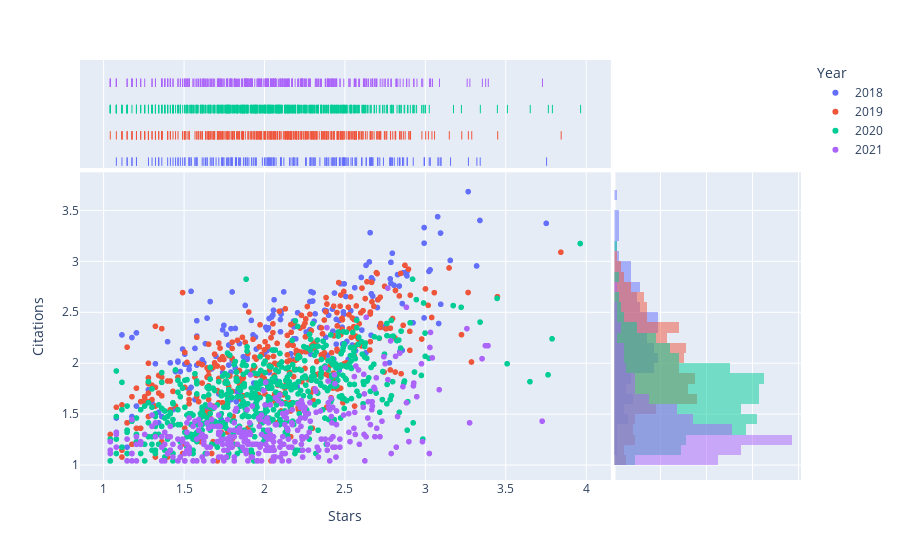

Notebook cell for this chart:
### Code cell
fig = px.scatter(df_all, x='Stars', y='Citations', color='Year', marginal_x="rug", marginal_y="histogram")
fig.show()

### Figure 1 — Plotly figure (JSON) as saved in the notebook; plotly's stock layout.template omitted (floating-point values rounded to 4 significant figures; data arrays with more than 128 entries replaced by an {"elided": "..."} marker saying what was removed)
{"data": [{"hovertemplate": "Year=2018<br>Stars=%{x}<br>Citations=%{y}<extra></extra>", "legendgroup": "2018", "marker": {"color": "#636efa", "symbol": "circle"}, "mode": "markers", "name": "2018", "showlegend": true, "type": "scattergl", "x": {"elided": "194 float values"}, "xaxis": "x", "y": {"elided": "194 float values"}, "yaxis": "y"}, {"alignmentgroup": "True", "boxpoints": "all", "fillcolor": "rgba(255,255,255,0)", "hoveron": "points", "hovertemplate": "Year=2018<br>Stars=%{x}<extra></extra>", "jitter": 0, "legendgroup": "2018", "line": {"color": "rgba(255,255,255,0)"}, "marker": {"color": "#636efa", "symbol": "line-ns-open"}, "name": "2018", "offsetgroup": "2018", "showlegend": false, "type": "box", "x": {"elided": "194 float values"}, "xaxis": "x3", "yaxis": "y3"}, {"alignmentgroup": "True", "bingroup": "y", "hovertemplate": "Year=2018<br>Citations=%{y}<br>count=%{x}<extra></extra>", "legendgroup": "2018", "marker": {"color": "#636efa"}, "name": "2018", "offsetgroup": "2018", "opacity": 0.5, "showlegend": false, "type": "histogram", "xaxis": "x2", "y": {"elided": "194 float values"}, "yaxis": "y2"}, {"hovertemplate": "Year=2019<br>Stars=%{x}<br>Citations=%{y}<extra></extra>", "legendgroup": "2019", "marker": {"color": "#EF553B", "symbol": "circle"}, "mode": "markers", "name": "2019", "showlegend": true, "type": "scattergl", "x": {"elided": "352 float values"}, "xaxis": "x", "y": {"elided": "352 float values"}, "yaxis": "y"}, {"alignmentgroup": "True", "boxpoints": "all", "fillcolor": "rgba(255,255,255,0)", "hoveron": "points", "hovertemplate": "Year=2019<br>Stars=%{x}<extra></extra>", "jitter": 0, "legendgroup": "2019", "line": {"color": "rgba(255,255,255,0)"}, "marker": {"color": "#EF553B", "symbol": "line-ns-open"}, "name": "2019", "offsetgroup": "2019", "showlegend": false, "type": "box", "x": {"elided": "352 float values"}, "xaxis": "x3", "yaxis": "y3"}, {"alignmentgroup": "True", "bingroup": "y", "hovertemplate": "Year=2019<br>Citations=%{y}<br>count=%{x}<extra></extra>", "legendgroup": "2019", "marker": {"color": "#EF553B"}, "name": "2019", "offsetgroup": "2019", "opacity": 0.5, "showlegend": false, "type": "histogram", "xaxis": "x2", "y": {"elided": "352 float values"}, "yaxis": "y2"}, {"hovertemplate": "Year=2020<br>Stars=%{x}<br>Citations=%{y}<extra></extra>", "legendgroup": "2020", "marker": {"color": "#00cc96", "symbol": "circle"}, "mode": "markers", "name": "2020", "showlegend": true, "type": "scattergl", "x": {"elided": "576 float values"}, "xaxis": "x", "y": {"elided": "576 float values"}, "yaxis": "y"}, {"alignmentgroup": "True", "boxpoints": "all", "fillcolor": "rgba(255,255,255,0)", "hoveron": "points", "hovertemplate": "Year=2020<br>Stars=%{x}<extra></extra>", "jitter": 0, "legendgroup": "2020", "line": {"color": "rgba(255,255,255,0)"}, "marker": {"color": "#00cc96", "symbol": "line-ns-open"}, "name": "2020", "offsetgroup": "2020", "showlegend": false, "type": "box", "x": {"elided": "576 float values"}, "xaxis": "x3", "yaxis": "y3"}, {"alignmentgroup": "True", "bingroup": "y", "hovertemplate": "Year=2020<br>Citations=%{y}<br>count=%{x}<extra></extra>", "legendgroup": "2020", "marker": {"color": "#00cc96"}, "name": "2020", "offsetgroup": "2020", "opacity": 0.5, "showlegend": false, "type": "histogram", "xaxis": "x2", "y": {"elided": "576 float values"}, "yaxis": "y2"}, {"hovertemplate": "Year=2021<br>Stars=%{x}<br>Citations=%{y}<extra></extra>", "legendgroup": "2021", "marker": {"color": "#ab63fa", "symbol": "circle"}, "mode": "markers", "name": "2021", "showlegend": true, "type": "scattergl", "x": {"elided": "342 float values"}, "xaxis": "x", "y": {"elided": "342 float values"}, "yaxis": "y"}, {"alignmentgroup": "True", "boxpoints": "all", "fillcolor": "rgba(255,255,255,0)", "hoveron": "points", "hovertemplate": "Year=2021<br>Stars=%{x}<extra></extra>", "jitter": 0, "legendgroup": "2021", "line": {"color": "rgba(255,255,255,0)"}, "marker": {"color": "#ab63fa", "symbol": "line-ns-open"}, "name": "2021", "offsetgroup": "2021", "showlegend": false, "type": "box", "x": {"elided": "342 float values"}, "xaxis": "x3", "yaxis": "y3"}, {"alignmentgroup": "True", "bingroup": "y", "hovertemplate": "Year=2021<br>Citations=%{y}<br>count=%{x}<extra></extra>", "legendgroup": "2021", "marker": {"color": "#ab63fa"}, "name": "2021", "offsetgroup": "2021", "opacity": 0.5, "showlegend": false, "type": "histogram", "xaxis": "x2", "y": {"elided": "342 float values"}, "yaxis": "y2"}], "layout": {"barmode": "overlay", "legend": {"title": {"text": "Year"}, "tracegroupgap": 0}, "margin": {"t": 60}, "xaxis": {"anchor": "y", "domain": [0, 0.7363], "title": {"text": "Stars"}}, "xaxis2": {"anchor": "y2", "domain": [0.7413, 1], "matches": "x2", "showgrid": true, "showline": false, "showticklabels": false, "ticks": ""}, "xaxis3": {"anchor": "y3", "domain": [0, 0.7363], "matches": "x", "showgrid": true, "showticklabels": false}, "xaxis4": {"anchor": "y4", "domain": [0.7413, 1], "matches": "x2", "showgrid": true, "showline": false, "showticklabels": false, "ticks": ""}, "yaxis": {"anchor": "x", "domain": [0, 0.7326], "title": {"text": "Citations"}}, "yaxis2": {"anchor": "x2", "domain": [0, 0.7326], "matches": "y", "showgrid": true, "showticklabels": false}, "yaxis3": {"anchor": "x3", "domain": [0.7426, 1], "matches": "y3", "showgrid": false, "showline": false, "showticklabels": false, "ticks": ""}, "yaxis4": {"anchor": "x4", "domain": [0.7426, 1], "matches": "y3", "showgrid": true, "showline": false, "showticklabels": false, "ticks": ""}}}
